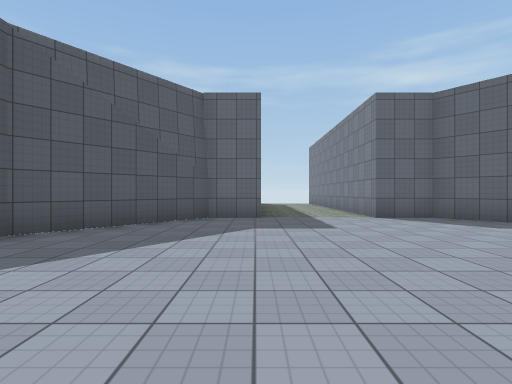
[1] (above)

13 first-person views from a walk through a 3-D level made in the Unity game engine. The camera is 1.3 m above the floor, looks level and sees 80° across. The floor is counted in squares, 2 m on a side. Each view is taken from the middle of a square. On the plan, view 1 faces up. The plan holds only what a view shows up to about 10 squares ahead; the rest is blank. The place goes on beyond the plan. Surface patterns are stand-ins for the level's own textures.

[2]
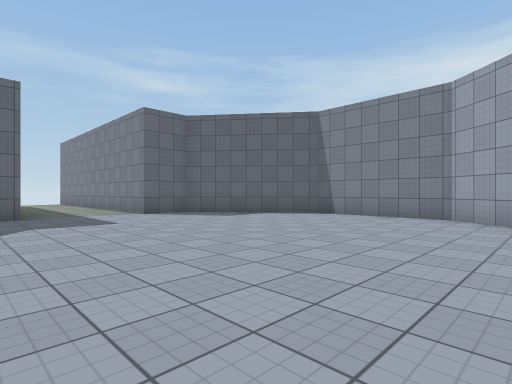

[3]
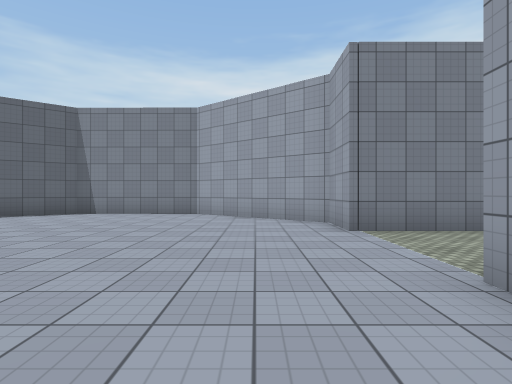

[4]
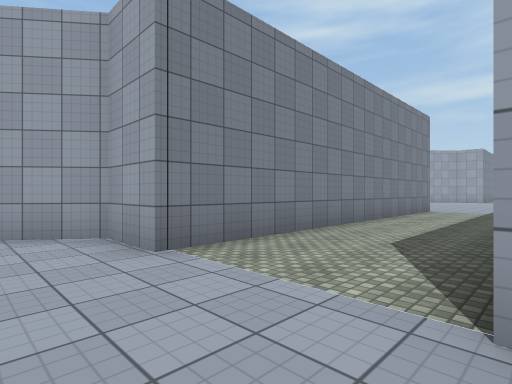

[5]
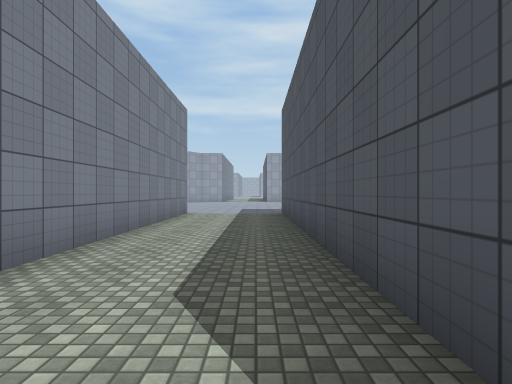

[6]
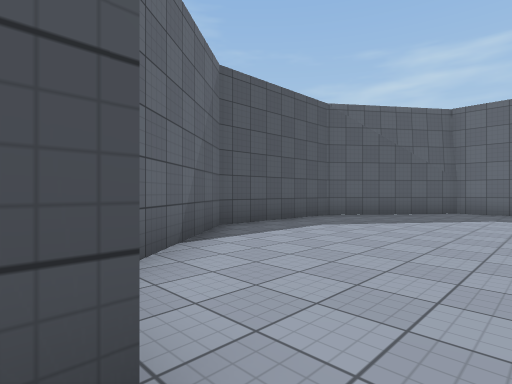

[7]
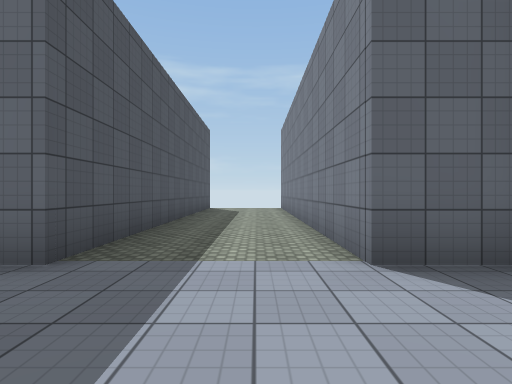

[8]
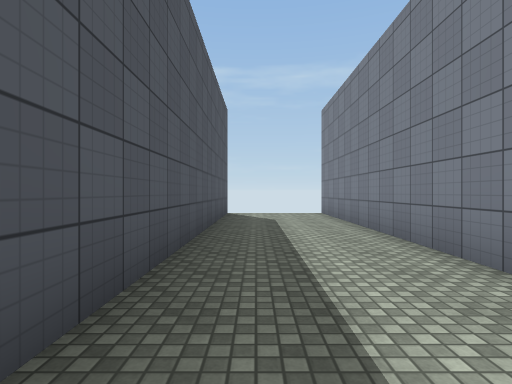

[9]
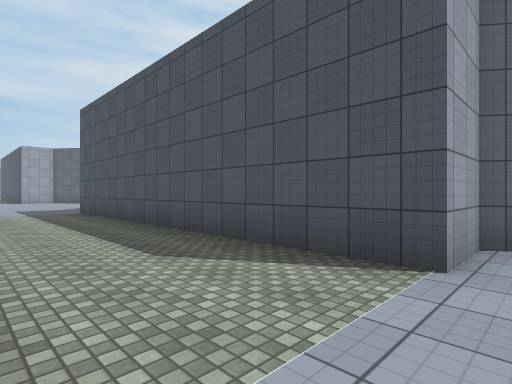

[10]
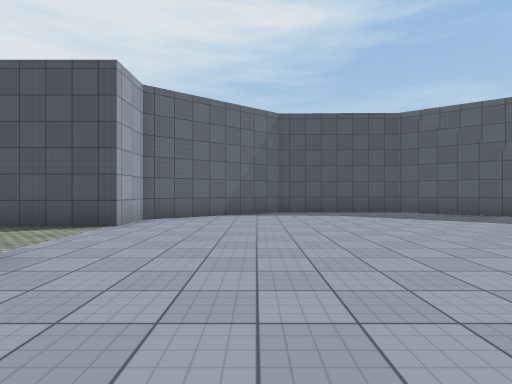

[11]
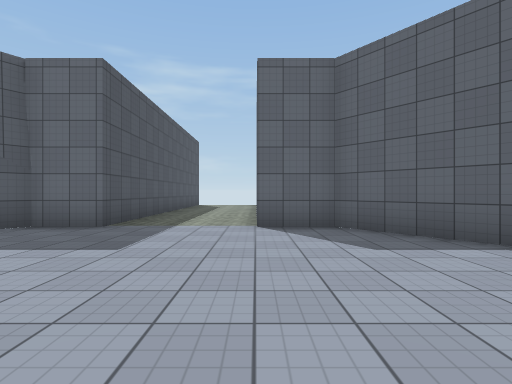

[12]
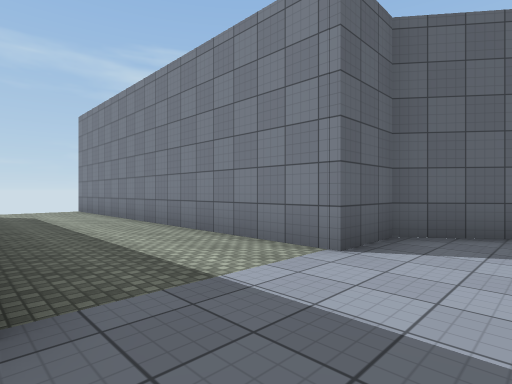

[13]
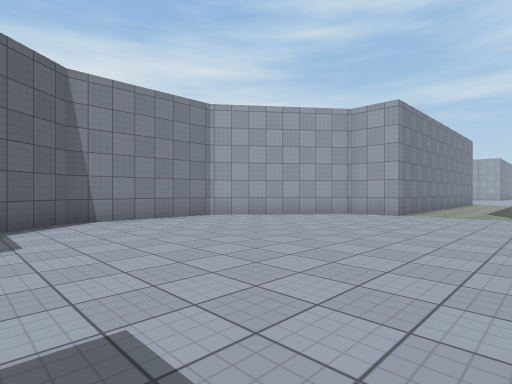

### Floor plan
Points are (right, up) in squares from view 1. A wall is a line through its corners. A room is listed if a view was taken in it or the views show most of it. See-through windows are left out.
Room 1 (views 1, 2, 3, 4, 5, 6, 7, 8, 9, 10, 11, 12, 13)
walls: (0.2, 16.4) (0.2, 7.7) (-1.2, 7.7) (-3.7, 4.5) (-3.8, 0.8) (-1.1, -2.6) (0.2, -2.6) (0.2, -12.5); (3.1, -12.4) (3.1, -2.6) (4.4, -2.6) (7.1, 0.8) (7.1, 4.3) (4.5, 7.7) (3.1, 7.7) (3.1, 16.5)

Positions as (right, up) in squares from view 1, and headings:
1: (0, 0), facing up
2: (-1, -1), facing up-right
3: (-2, -1), facing right
4: (0, -1), facing down-right
5: (1, -3), facing down
6: (1, -3), facing up-left
7: (2, 5), facing up
8: (1, 8), facing up
9: (3, -2), facing down-left
10: (6, 0), facing left
11: (3, 2), facing up
12: (0, 6), facing up-right
13: (0, 6), facing down-right
